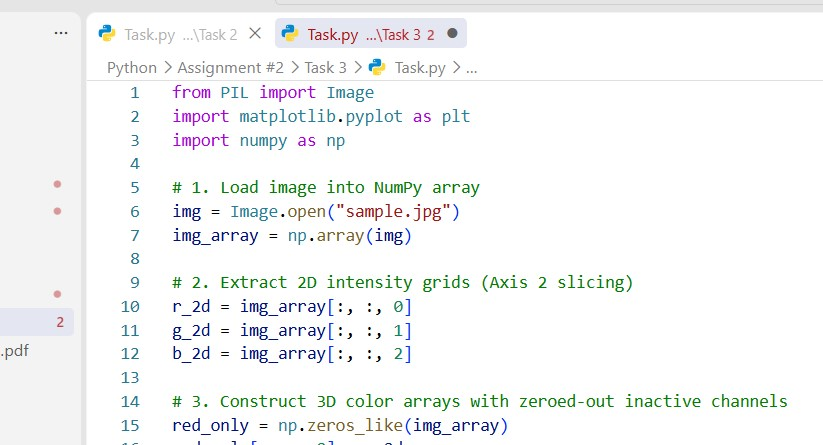
#> input picture week01/Assignment - 3 with Python/Task 3/sample.jpg, 823 x 445 px
$ python Task.py
#> lines starting #> are read from the running program, lines starting #| are printed output that depends on the picture
from PIL import Image
import matplotlib.pyplot as plt
import numpy as np

# 1. Load image into NumPy array
img = Image.open("sample.jpg")
#> img is the input picture: PIL image 823x445 RGB; mean R, G, B 244.9, 246.2, 246
img_array = np.array(img)

# 2. Extract 2D intensity grids (Axis 2 slicing)
r_2d = img_array[:, :, 0]
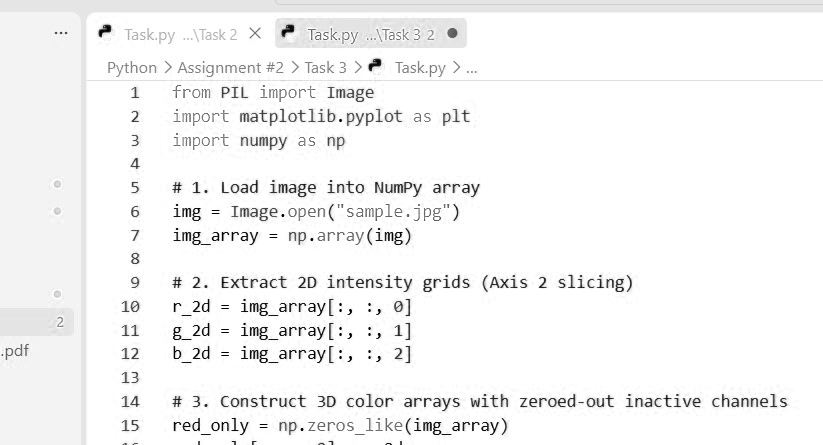
#> r_2d: shape (445, 823); min 0, max 255, mean 244.9
g_2d = img_array[:, :, 1]
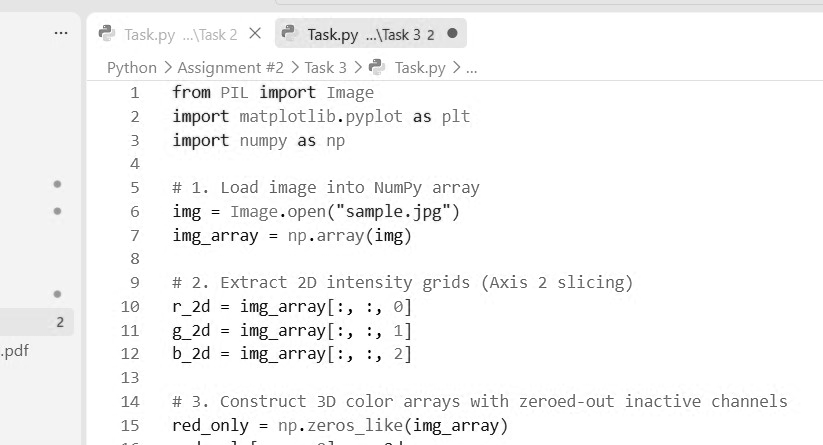
#> g_2d: shape (445, 823); min 0, max 255, mean 246.2
b_2d = img_array[:, :, 2]
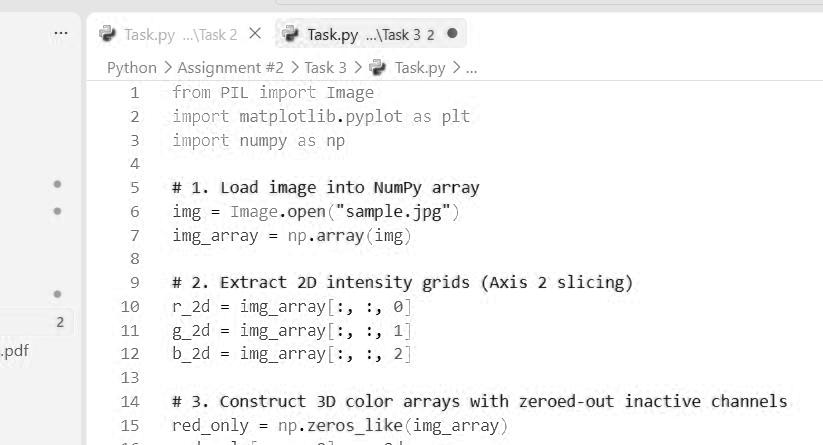
#> b_2d: shape (445, 823); min 0, max 255, mean 246

# 3. Construct 3D color arrays with zeroed-out inactive channels
red_only = np.zeros_like(img_array)
red_only[:, :, 0] = r_2d
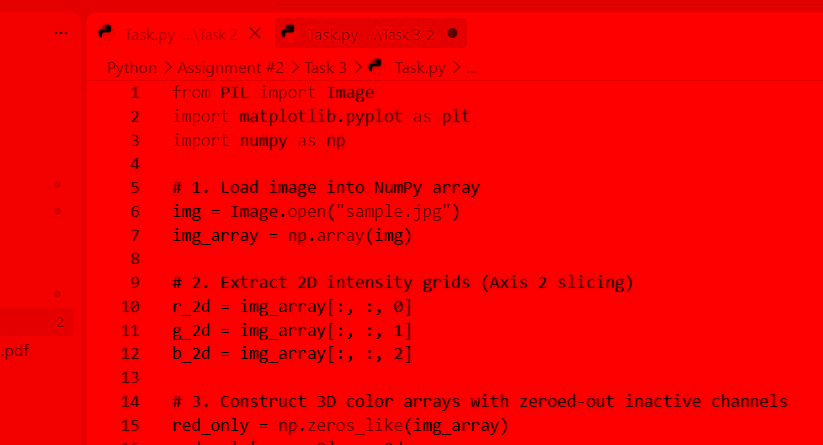
#> red_only: shape (445, 823, 3); mean of channels 0, 1, 2 244.9, 0, 0; drawn as R, G, B

green_only = np.zeros_like(img_array)
green_only[:, :, 1] = g_2d
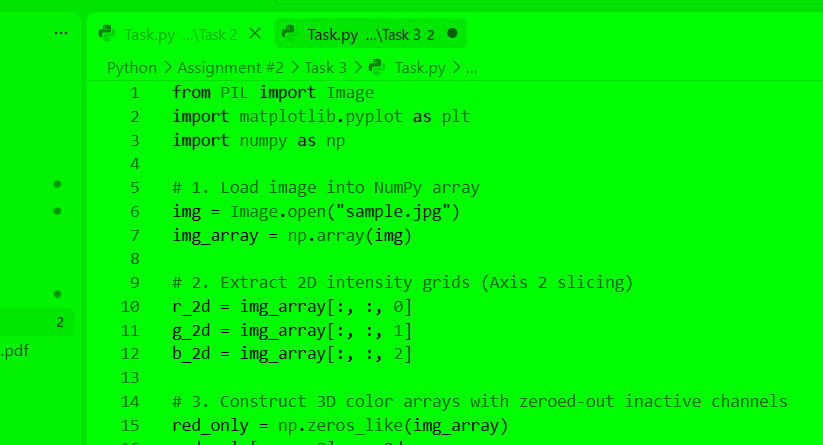
#> green_only: shape (445, 823, 3); mean of channels 0, 1, 2 0, 246.2, 0; drawn as R, G, B

blue_only = np.zeros_like(img_array)
blue_only[:, :, 2] = b_2d
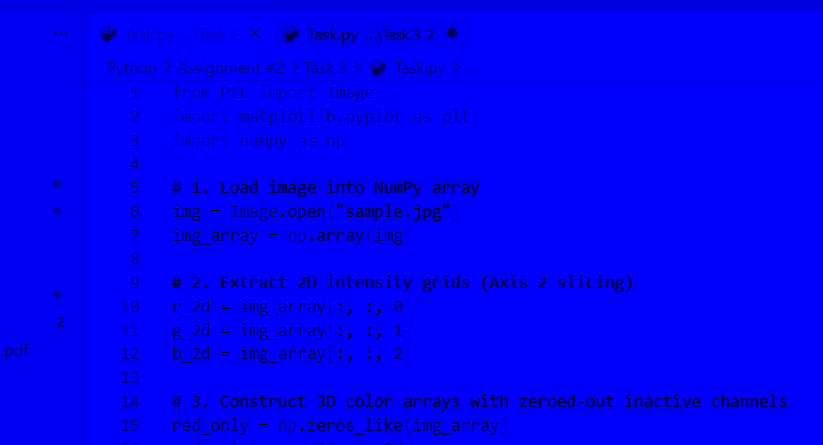
#> blue_only: shape (445, 823, 3); mean of channels 0, 1, 2 0, 0, 246; drawn as R, G, B

# Print metrics matching sample output format
print("--- CHANNEL EXTRACTION SUMMARY ---")
print(f"Original Image Shape :  {img_array.shape}")
#| Original Image Shape :  (445, 823, 3)
print(f"Red Channel 2D Shape :  {r_2d.shape} | Mean Intensity:  {r_2d.mean():.2f}")
#| Red Channel 2D Shape :  (445, 823) | Mean Intensity:  244.93
print(f"Green Channel 2D Shape:  {g_2d.shape} | Mean Intensity:  {g_2d.mean():.2f}")
#| Green Channel 2D Shape:  (445, 823) | Mean Intensity:  246.16
print(f"Blue Channel 2D Shape :  {b_2d.shape} | Mean Intensity:  {b_2d.mean():.2f}")
#| Blue Channel 2D Shape :  (445, 823) | Mean Intensity:  246.00
print("Display Window :  Matplotlib 2x3 Subplot Grid Rendered.")

# 4. Display 2x3 subplot layout using matplotlib
plt.figure(figsize=(12, 6))

# Top Row: 3D Color Images
plt.subplot(2, 3, 1)
plt.imshow(red_only)
plt.title("Red-Only")
plt.axis("off")

plt.subplot(2, 3, 2)
plt.imshow(green_only)
plt.title("Green-Only")
plt.axis("off")

plt.subplot(2, 3, 3)
plt.imshow(blue_only)
plt.title("Blue-Only")
plt.axis("off")

# Bottom Row: 2D Grayscale Maps
plt.subplot(2, 3, 4)
plt.imshow(r_2d, cmap="gray")
plt.title("Red Grayscale")
plt.axis("off")

plt.subplot(2, 3, 5)
plt.imshow(g_2d, cmap="gray")
plt.title("Green Grayscale")
plt.axis("off")

plt.subplot(2, 3, 6)
plt.imshow(b_2d, cmap="gray")
plt.title("Blue Grayscale")
plt.axis("off")

plt.tight_layout()
plt.show()
